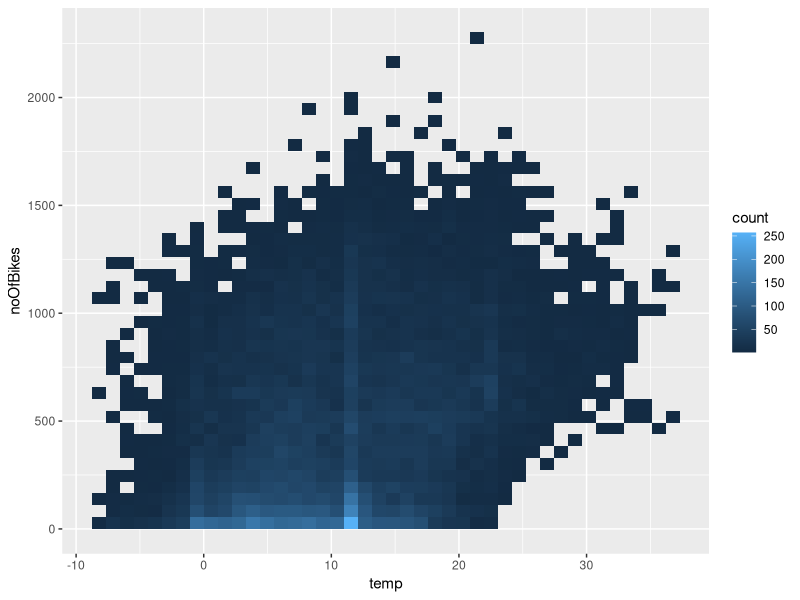
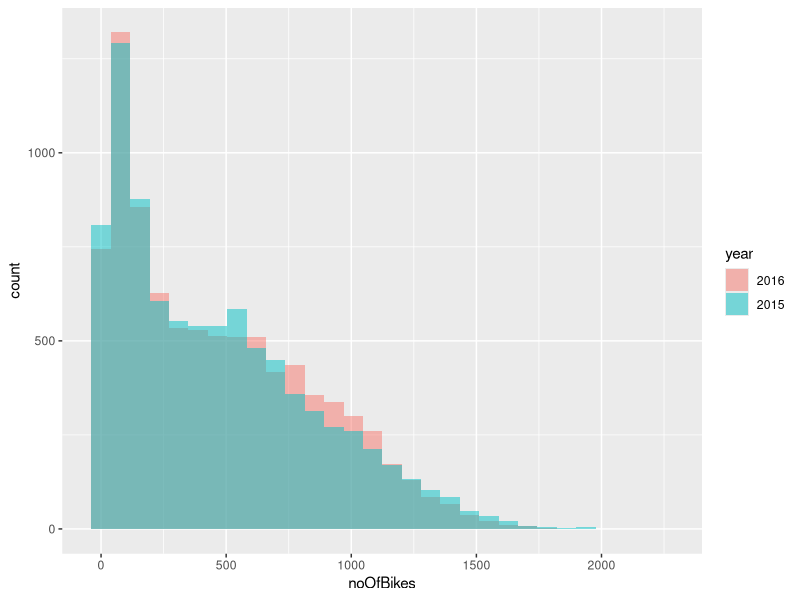

Source code (R) for these figures, in order:
# create some plots

library(ggplot2)

# load data
bikes <- read.csv("bikesNeutor1516.csv")

# heatmap of number of bicycles vs. temperature
bikes$year = as.factor(bikes$year)

p = ggplot(data = bikes[!is.na(bikes$temp),]) +
  geom_bin2d(aes(x = temp, y = noOfBikes),
                 # no of bins: one bin for two degree celsius
                 bins = (max(bikes$temp, na.rm = T) - min(bikes$temp, na.rm = T) / 2))
p

# histogram of number of bicycles by year
p = ggplot(data = NULL, aes(x = noOfBikes, fill = year)) +
	geom_histogram(data = bikes[bikes$year == 2016, ], alpha = 0.5) +
	geom_histogram(data = bikes[bikes$year == 2015, ], alpha = 0.5)
p
